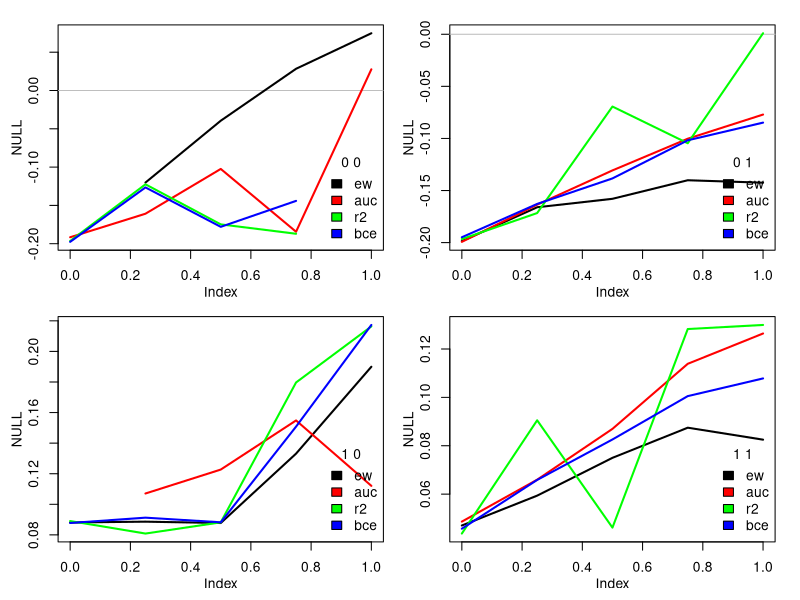

Recreate this plot in R.
simdata<-function(N1,N2,b0,b1,b2) {
    gen.data<-function(x,z,b0=0,b1=.5,b2=1) {
        k<-exp(b0+b1*x+b2*z)
        #k<-exp(.3+.5*x+.2*z)
        p<-k/(1+k)
        y<-rbinom(length(x),1,p)
        y
    }
    ##
    x<-rnorm(N1)
    z<-rnorm(N1)
    train<-data.frame(x=x,y=gen.data(x,b0=b0,b1=b1,b2=b2,z=z),z=z)
    x<-rnorm(N2)
    z<-rnorm(N2)
    test<-data.frame(x=x,y=gen.data(x,b0=b0,b1=b1,b2=b2,z=z),z=z)
    list(train=train,test=test)
}
##ew
ew<-function(x,p0,p1) {
    ll<-function(x,p) {
        z<-log(p)*x+log(1-p)*(1-x)
        z<-sum(z)/length(z)
        exp(z)
    }    
    f<-function(p,a) abs(p*log(p)+(1-p)*log(1-p)-log(a))
    ##
    a0<-ll(x=x$y,p=p0)
    a1<-ll(x=x$y,p=p1)
    coin0<-nlminb(.5,f,lower=0.001,upper=.999,a=a0)$par
    coin1<-nlminb(.5,f,lower=0.001,upper=.999,a=a1)$par
    ##the single-blind bet
    ew<-(coin1-coin0)/coin0
    ew
}
##auc
auc<-function(x,p0,p1) { ##auc
    ##
    library(pROC)
    au<-pROC::auc(response=x$y,predictor=p1)
    ro0<-pROC::auc(x$y,p0)
    au.del<-(au-ro0)/ro0
    au.del
}
##
r2<-function(x,p0,p1) {
    ##r2
    y<-x$y
    r2<-1-sum((y-p1)^2)/sum((y-mean(x$y))^2)
    r2.0<-1-sum((y-p0)^2)/sum((y-mean(x$y))^2)
    r2.del<-(r2-r2.0)/r2.0
    r2.del
}
##ew
bce<-function(x,p0,p1) {
    ll<-function(x,p) {
        z<-log(p)*x+log(1-p)*(1-x)
        z<-sum(z)/length(z)
        exp(z)
    }    
    ##
    #get predictions in new data
    a0<-ll(x=x$y,p=p0)
    a1<-ll(x=x$y,p=p1)
    (a1-a0)/a0
}
##
simwin<-function(p.bet,p.side,h) { #this will tell us how much you won based on actual gambling
    #p.bet and p.side both give probability of head (x$y=1)
    bet<-ifelse(p.side<.5,0,1) #you bet on T if p.side<.5 and H otherwise
    p.bet<-ifelse(bet==0,1-p.bet,p.bet) #flip this as needed so that p.bet is the probability of the side you betted
    o.bet<-p.bet/(1-p.bet)
    w<-ifelse(h==bet,1/o.bet,-1)
    sum(w)/length(h) #to scale as E(W)
}
win<-function(m,dat,p0,p1) {
    ##
    m1<-m(dat[[1]]$test,p0=p0[[1]],p1=p1[[1]])
    m2<-m(dat[[2]]$test,p0=p0[[2]],p1=p1[[2]])
    print(c(m1,m2))
    ##choose s1 or s2
    s<-rbinom(nrow(dat[[1]]$test),1,m1/(m1+m2))
    s<-ifelse(s==0,2,s)
    #
    p.bet<-cbind(p0[[1]],p0[[2]])
    p.bet<-ifelse(s==1,p.bet[,1],p.bet[,2])
    k<-exp(p.bet)
    p.bet<-k/(1+k)
    p.side<-cbind(p1[[1]],p1[[2]])
    p.side<-ifelse(s==1,p.side[,1],p.side[,2])
    k<-exp(p.side)
    p.side<-k/(1+k)
    hh<-cbind(dat[[1]]$test$y,dat[[2]]$test$y)
    h<-ifelse(s==1,hh[,1],hh[,2])
    simwin(p.bet,p.side,h=h)
}

set.seed(10101010)
b0L<-c(0,1.5)
b1L<-c(1,1)
b2L<-c(1,1)

b0<-c(0,1)
b1<-c(0,1)
b2<-0

df<-list()
N2<-100000
for (ii in 1:length(b0)) for (jj in 1:length(b1)) {
                             tab<-list()
                             for (delta in seq(0,1,length.out=5)) {
                                 b0L<-c(b0[ii],b0[ii]+delta)
                                 b1L<-rep(b1[jj],2) #c(b1[jj],b1[jj]+runif(1,-.25,.25))
                                 b2L<-rep(b2,2)
                                 #b1L<-c(1,1)
                                 #b2L<-c(1,1)
                                 dat<-list()
                                 for (i in 1:length(b0L)) simdata(N1=2000,N2=N2,b0=b0L[i],b1=b1L[i],b2=b2L[i])->dat[[i]]
                                 out<-list()
                                 ##need same true p0 for everyone
                                 ## p0<-list()
                                 ## k<-b0L[1]+b1L[1]*dat[[1]]$train$x
                                 ## p0[[1]]<-exp(k)/(1+exp(k))
                                 ## k<-b0L[2]+b1L[2]*dat[[2]]$train$x
                                 ## p0[[2]]<-exp(k)/(1+exp(k))
                                 p0<-list()
                                 m0<-glm(y~1,dat[[1]]$train,family='binomial')
                                 p0[[1]]<-predict(m0,type="response",data.frame(x=dat[[1]]$test$x))
                                 m0<-glm(y~1,dat[[2]]$train,family='binomial')
                                 p0[[2]]<-predict(m0,type="response",data.frame(x=dat[[2]]$test$x))
                                 p1<-list()
                                 m1<-glm(y~x,dat[[1]]$train,family='binomial')
                                 p1[[1]]<-predict(m1,type="response",data.frame(x=dat[[1]]$test$x))
                                 m1<-glm(y~x,dat[[2]]$train,family='binomial')
                                 p1[[2]]<-predict(m1,type="response",data.frame(x=dat[[2]]$test$x))
                                 ##
                                 out$ew<-win(ew,dat,p0,p1=p1)
                                 out$auc<-win(auc,dat,p0,p1=p1)
                                 out$r2<-win(r2,dat,p0,p1=p1)
                                 out$bce<-win(bce,dat,p0,p1=p1)
                                 tab[[as.character(delta)]]<-c(b0=b0[ii],b1=b1[jj],delta=delta,unlist(out))
                             }
                             df[[paste(ii,jj)]]<-do.call("rbind",tab)
                         }

par(mfrow=c(length(b0),length(b1)),mar=c(3,3,1,1),mgp=c(2,1,0),oma=rep(.5,4))
cols<-c("black","red","green","blue")
for (i in 1:length(df)) {
    z<-data.frame(df[[i]])
    tmp<-z[,c("ew","auc","r2","bce")]
    ran<-range(tmp,na.rm=TRUE)
    M<-max(tmp,na.rm=TRUE)
    plot(NULL,xlim=range(z$delta),ylim=ran); abline(h=0,col='gray')
    for (j in 1:ncol(tmp)) lines(z$delta,tmp[,j],col=cols[j],lwd=2)
    title<-paste(unique(z$b0),unique(z$b1))
    legend("bottomright",bty='n',title=title,names(tmp),fill=cols)
}
